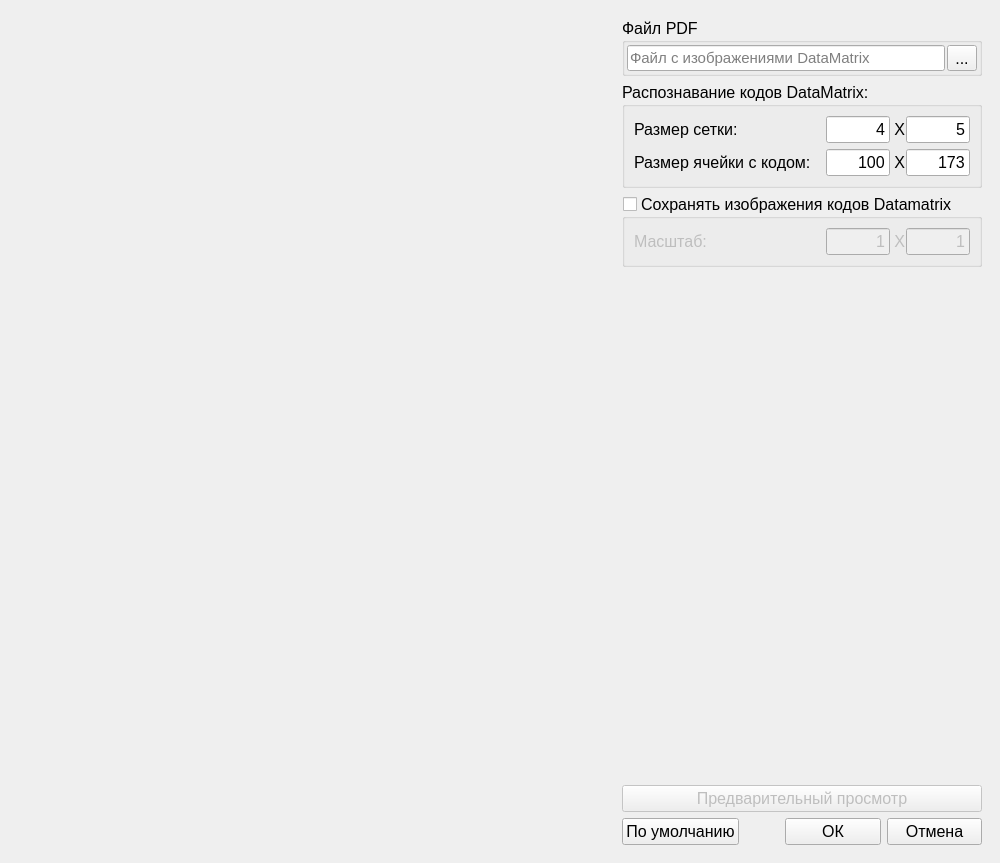
<?xml version="1.0" encoding="UTF-8"?>
<ui version="4.0">
 <class>PdfPreviewWindow</class>
 <widget class="QMainWindow" name="PdfPreviewWindow">
  <property name="windowModality">
   <enum>Qt::WindowModal</enum>
  </property>
  <property name="geometry">
   <rect>
    <x>0</x>
    <y>0</y>
    <width>1000</width>
    <height>863</height>
   </rect>
  </property>
  <property name="windowTitle">
   <string>Настройка параметров импорта из PDF-файла</string>
  </property>
  <widget class="QWidget" name="centralwidget">
   <layout class="QVBoxLayout" name="verticalLayout">
    <item>
     <layout class="QHBoxLayout" name="horizontalLayout" stretch="4,1">
      <item>
       <widget class="QLabel" name="lbImage">
        <property name="text">
         <string/>
        </property>
       </widget>
      </item>
      <item>
       <widget class="QFrame" name="gbBlank">
        <layout class="QVBoxLayout" name="verticalLayout_4" stretch="0,0,0,0,0,0,0">
         <item>
          <widget class="QGroupBox" name="gbPdfFile">
           <property name="font">
            <font>
             <family>Segoe UI</family>
             <pointsize>12</pointsize>
             <weight>50</weight>
             <bold>false</bold>
            </font>
           </property>
           <property name="title">
            <string>Файл PDF</string>
           </property>
           <layout class="QHBoxLayout" name="horizontalLayout_3">
            <property name="spacing">
             <number>2</number>
            </property>
            <property name="leftMargin">
             <number>2</number>
            </property>
            <property name="topMargin">
             <number>2</number>
            </property>
            <property name="rightMargin">
             <number>2</number>
            </property>
            <property name="bottomMargin">
             <number>2</number>
            </property>
            <item>
             <widget class="QLineEdit" name="leFileName">
              <property name="font">
               <font>
                <pointsize>11</pointsize>
                <weight>50</weight>
                <bold>false</bold>
               </font>
              </property>
              <property name="placeholderText">
               <string>Файл с изображениями DataMatrix</string>
              </property>
             </widget>
            </item>
            <item>
             <widget class="QToolButton" name="btnOpenFile">
              <property name="text">
               <string>...</string>
              </property>
             </widget>
            </item>
           </layout>
          </widget>
         </item>
         <item>
          <widget class="QGroupBox" name="gbDmGrid">
           <property name="font">
            <font>
             <family>Segoe UI</family>
             <pointsize>12</pointsize>
             <weight>50</weight>
             <bold>false</bold>
            </font>
           </property>
           <property name="title">
            <string>Распознавание кодов DataMatrix:</string>
           </property>
           <layout class="QVBoxLayout" name="verticalLayout_2">
            <item>
             <layout class="QHBoxLayout" name="horizontalLayout_27" stretch="3,1,0,1">
              <property name="spacing">
               <number>0</number>
              </property>
              <item>
               <widget class="QLabel" name="label_23">
                <property name="font">
                 <font>
                  <pointsize>12</pointsize>
                  <weight>50</weight>
                  <bold>false</bold>
                 </font>
                </property>
                <property name="text">
                 <string>Размер сетки:</string>
                </property>
               </widget>
              </item>
              <item>
               <widget class="QLineEdit" name="leRow">
                <property name="enabled">
                 <bool>true</bool>
                </property>
                <property name="font">
                 <font>
                  <pointsize>12</pointsize>
                  <weight>50</weight>
                  <bold>false</bold>
                 </font>
                </property>
                <property name="inputMask">
                 <string/>
                </property>
                <property name="text">
                 <string>4</string>
                </property>
                <property name="alignment">
                 <set>Qt::AlignRight|Qt::AlignTrailing|Qt::AlignVCenter</set>
                </property>
                <property name="clearButtonEnabled">
                 <bool>false</bool>
                </property>
               </widget>
              </item>
              <item>
               <widget class="QLabel" name="label_31">
                <property name="font">
                 <font>
                  <pointsize>12</pointsize>
                  <weight>50</weight>
                  <bold>false</bold>
                 </font>
                </property>
                <property name="text">
                 <string> X</string>
                </property>
               </widget>
              </item>
              <item>
               <widget class="QLineEdit" name="leCol">
                <property name="font">
                 <font>
                  <pointsize>12</pointsize>
                  <weight>50</weight>
                  <bold>false</bold>
                 </font>
                </property>
                <property name="inputMask">
                 <string/>
                </property>
                <property name="text">
                 <string>5</string>
                </property>
                <property name="alignment">
                 <set>Qt::AlignRight|Qt::AlignTrailing|Qt::AlignVCenter</set>
                </property>
                <property name="clearButtonEnabled">
                 <bool>false</bool>
                </property>
               </widget>
              </item>
             </layout>
            </item>
            <item>
             <layout class="QHBoxLayout" name="horizontalLayout_29" stretch="3,1,0,1">
              <property name="spacing">
               <number>0</number>
              </property>
              <item>
               <widget class="QLabel" name="label_24">
                <property name="font">
                 <font>
                  <pointsize>12</pointsize>
                  <weight>50</weight>
                  <bold>false</bold>
                 </font>
                </property>
                <property name="text">
                 <string>Размер ячейки с кодом:</string>
                </property>
               </widget>
              </item>
              <item>
               <widget class="QLineEdit" name="leAreaWidth">
                <property name="enabled">
                 <bool>true</bool>
                </property>
                <property name="font">
                 <font>
                  <pointsize>12</pointsize>
                  <weight>50</weight>
                  <bold>false</bold>
                 </font>
                </property>
                <property name="text">
                 <string>100</string>
                </property>
                <property name="alignment">
                 <set>Qt::AlignRight|Qt::AlignTrailing|Qt::AlignVCenter</set>
                </property>
                <property name="clearButtonEnabled">
                 <bool>false</bool>
                </property>
               </widget>
              </item>
              <item>
               <widget class="QLabel" name="label_35">
                <property name="font">
                 <font>
                  <pointsize>12</pointsize>
                  <weight>50</weight>
                  <bold>false</bold>
                 </font>
                </property>
                <property name="text">
                 <string> X</string>
                </property>
               </widget>
              </item>
              <item>
               <widget class="QLineEdit" name="leAreaHeight">
                <property name="font">
                 <font>
                  <pointsize>12</pointsize>
                  <weight>50</weight>
                  <bold>false</bold>
                 </font>
                </property>
                <property name="text">
                 <string>173</string>
                </property>
                <property name="alignment">
                 <set>Qt::AlignRight|Qt::AlignTrailing|Qt::AlignVCenter</set>
                </property>
                <property name="clearButtonEnabled">
                 <bool>false</bool>
                </property>
               </widget>
              </item>
             </layout>
            </item>
           </layout>
          </widget>
         </item>
         <item>
          <widget class="QGroupBox" name="gbImageCrop">
           <property name="enabled">
            <bool>true</bool>
           </property>
           <property name="font">
            <font>
             <family>Segoe UI</family>
             <pointsize>12</pointsize>
             <weight>50</weight>
             <bold>false</bold>
            </font>
           </property>
           <property name="title">
            <string>Сохранять изображения кодов Datamatrix</string>
           </property>
           <property name="checkable">
            <bool>true</bool>
           </property>
           <property name="checked">
            <bool>false</bool>
           </property>
           <layout class="QVBoxLayout" name="verticalLayout_3">
            <item>
             <layout class="QHBoxLayout" name="horizontalLayout_30" stretch="3,1,0,1">
              <property name="spacing">
               <number>0</number>
              </property>
              <item>
               <widget class="QLabel" name="label_26">
                <property name="font">
                 <font>
                  <pointsize>12</pointsize>
                  <weight>50</weight>
                  <bold>false</bold>
                 </font>
                </property>
                <property name="text">
                 <string>Масштаб:</string>
                </property>
               </widget>
              </item>
              <item>
               <widget class="QLineEdit" name="leZoom_x">
                <property name="enabled">
                 <bool>false</bool>
                </property>
                <property name="font">
                 <font>
                  <pointsize>12</pointsize>
                  <weight>50</weight>
                  <bold>false</bold>
                 </font>
                </property>
                <property name="inputMask">
                 <string/>
                </property>
                <property name="text">
                 <string>1</string>
                </property>
                <property name="alignment">
                 <set>Qt::AlignRight|Qt::AlignTrailing|Qt::AlignVCenter</set>
                </property>
                <property name="clearButtonEnabled">
                 <bool>false</bool>
                </property>
               </widget>
              </item>
              <item>
               <widget class="QLabel" name="label_33">
                <property name="font">
                 <font>
                  <pointsize>12</pointsize>
                  <weight>50</weight>
                  <bold>false</bold>
                 </font>
                </property>
                <property name="text">
                 <string> X</string>
                </property>
               </widget>
              </item>
              <item>
               <widget class="QLineEdit" name="leZoom_y">
                <property name="font">
                 <font>
                  <pointsize>12</pointsize>
                  <weight>50</weight>
                  <bold>false</bold>
                 </font>
                </property>
                <property name="inputMask">
                 <string/>
                </property>
                <property name="text">
                 <string>1</string>
                </property>
                <property name="alignment">
                 <set>Qt::AlignRight|Qt::AlignTrailing|Qt::AlignVCenter</set>
                </property>
                <property name="clearButtonEnabled">
                 <bool>false</bool>
                </property>
               </widget>
              </item>
             </layout>
            </item>
           </layout>
          </widget>
         </item>
         <item>
          <widget class="QLabel" name="lbCodePreView">
           <property name="enabled">
            <bool>true</bool>
           </property>
           <property name="sizePolicy">
            <sizepolicy hsizetype="Fixed" vsizetype="Fixed">
             <horstretch>0</horstretch>
             <verstretch>0</verstretch>
            </sizepolicy>
           </property>
           <property name="minimumSize">
            <size>
             <width>342</width>
             <height>342</height>
            </size>
           </property>
           <property name="maximumSize">
            <size>
             <width>800</width>
             <height>800</height>
            </size>
           </property>
           <property name="text">
            <string/>
           </property>
           <property name="scaledContents">
            <bool>false</bool>
           </property>
           <property name="alignment">
            <set>Qt::AlignCenter</set>
           </property>
          </widget>
         </item>
         <item>
          <spacer name="verticalSpacer">
           <property name="orientation">
            <enum>Qt::Vertical</enum>
           </property>
           <property name="sizeHint" stdset="0">
            <size>
             <width>20</width>
             <height>40</height>
            </size>
           </property>
          </spacer>
         </item>
         <item>
          <widget class="QPushButton" name="btnPreView">
           <property name="enabled">
            <bool>false</bool>
           </property>
           <property name="font">
            <font>
             <pointsize>12</pointsize>
            </font>
           </property>
           <property name="text">
            <string>Предварительный просмотр</string>
           </property>
          </widget>
         </item>
         <item>
          <layout class="QHBoxLayout" name="horizontalLayout_2" stretch="1,0,1,1">
           <item>
            <widget class="QPushButton" name="btnDefault">
             <property name="font">
              <font>
               <pointsize>12</pointsize>
              </font>
             </property>
             <property name="text">
              <string>По умолчанию</string>
             </property>
            </widget>
           </item>
           <item>
            <spacer name="horizontalSpacer">
             <property name="orientation">
              <enum>Qt::Horizontal</enum>
             </property>
             <property name="sizeHint" stdset="0">
              <size>
               <width>40</width>
               <height>20</height>
              </size>
             </property>
            </spacer>
           </item>
           <item>
            <widget class="QPushButton" name="btnOk">
             <property name="font">
              <font>
               <pointsize>12</pointsize>
              </font>
             </property>
             <property name="text">
              <string>ОК</string>
             </property>
            </widget>
           </item>
           <item>
            <widget class="QPushButton" name="btnCancel">
             <property name="font">
              <font>
               <pointsize>12</pointsize>
              </font>
             </property>
             <property name="text">
              <string>Отмена</string>
             </property>
            </widget>
           </item>
          </layout>
         </item>
        </layout>
       </widget>
      </item>
     </layout>
    </item>
   </layout>
  </widget>
 </widget>
 <resources/>
 <connections/>
</ui>
